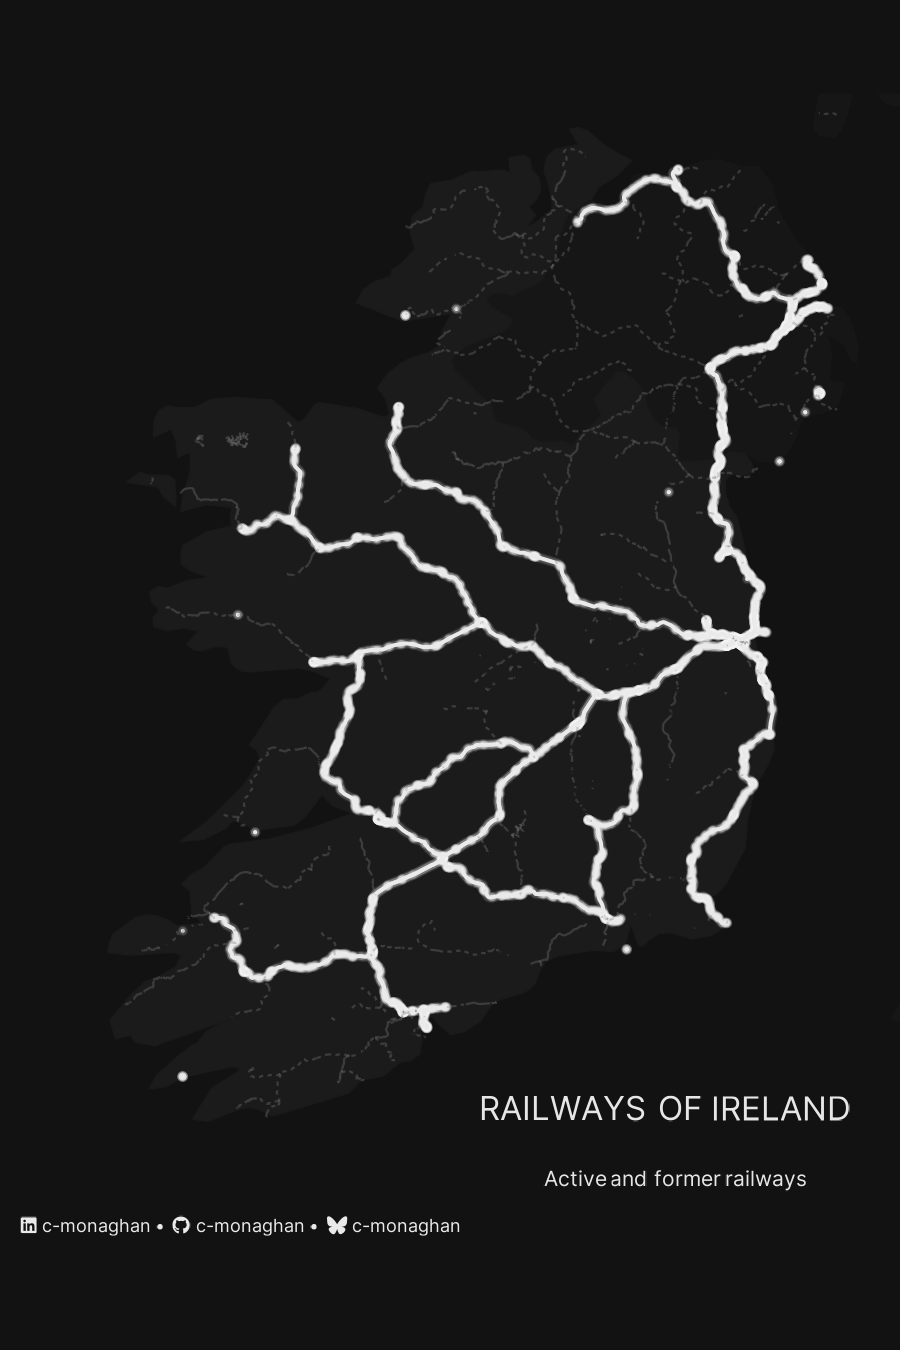

R code for this plot:
# Railway lines around Ireland -------------------------------------------------
library(osmdata)
library(dplyr)
library(showtext)
library(ggplot2)

# Fonts ------------------------------------------------------------------------
font_add_google("Inter")
map_font <- "Inter"

showtext_auto(enable = TRUE)
showtext_opts(dpi = 300)

# Map annotation
tag <- stringr::str_glue(
  "<span style='font-family:{map_font}; font-weight:bold; font-size:8pt; color:#e6e6e6;'>RAILWAYS OF IRELAND</span>
  <span style='font-family:{map_font}; font-size:5pt; color:#e6e6e6;'>Active and former railways</span>
  "
)

# Social data
social <- cmBrand::social_brand()

# Ireland + UK shape file ------------------------------------------------------
ireland <- rnaturalearth::ne_countries(
  scale = "medium",
  country = c("Ireland", "United Kingdom"),
  returnclass = "sf"
)

# Irish railway data from OSM --------------------------------------------------
irish_railways <- getbb("Ireland") |>
  opq(timeout = 100) |>
  add_osm_feature(
    key = "railway",
    value = c("abandoned", "rail")
  ) |>
  osmdata_sf()

irish_lines <- irish_railways |>
  purrr::pluck("osm_lines") |>
  filter(railway %in% c("rail", "abandoned")) |>
  sf::st_transform(2157)

# Plot -------------------------------------------------------------------------
ggplot() +
  # UK
  geom_sf(
    data = ireland |> filter(admin == "United Kingdom"),
    fill = "#161616",
    colour = NA
  ) +
  # Ireland
  geom_sf(
    data = ireland |> filter(admin == "Ireland"),
    fill = "#1b1b1b",
    colour = "grey10"
  ) +
  # Active railways (outer glow)
  geom_sf(
    data = irish_lines |> filter(railway == "rail"),
    colour = "#f5f5f5",
    linewidth = 1.2,
    alpha = 0.08,
    lineend = "round"
  ) +
  # Active railways (inner glow)
  geom_sf(
    data = irish_lines |> filter(railway == "rail"),
    colour = "#f5f5f5",
    linewidth = 0.9,
    alpha = 0.18,
    lineend = "round"
  ) +
  # Active railways (core glow)
  geom_sf(
    data = irish_lines |> filter(railway == "rail"),
    colour = "#eaeaea",
    linewidth = 0.45,
    lineend = "round"
  ) +
  # Abandoned railways
  geom_sf(
    data = irish_lines |> filter(railway == "abandoned"),
    colour = "#7a7a7a",
    linewidth = 0.25,
    linetype = "22",
    alpha = 0.35
  ) +
  labs(
    caption = social,
    tag = tag
  ) +
  # Zooming into just Ireland and NI
  coord_sf(
    xlim = c(-11.1, -5.2),
    ylim = c(51.1, 55.5),
    expand = FALSE
  ) +
  theme_void() +
  theme(
    plot.caption = ggtext::element_markdown(
      hjust = 0,
      size = rel(0.4),
      family = map_font,
      colour = "#eaeaea",
      margin = margin(0, 0, 5, 5)
    ),
    plot.tag = ggtext::element_textbox_simple(
      hjust = 0,
      halign = 0.5,
      margin = margin(b = 5, t = 5),
      maxwidth = 0.5
    ),
    plot.tag.position = c(0.5, 0.1),
    plot.background = element_rect(fill = "#121212", colour = NA),
    panel.background = element_rect(fill = "#121212", colour = NA)
  ) +
  ggview::canvas(width = 3, height = 4.5) -> fig

# Export -----------------------------------------------------------------------
ggview::save_ggplot(
  fig,
  here::here("2026/2026-02-13-railway/railways.png"),
  bg = "#121212"
)
